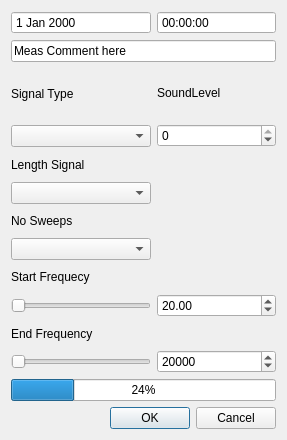
<?xml version="1.0" encoding="UTF-8"?>
<ui version="4.0">
 <class>measDialog</class>
 <widget class="QDialog" name="measDialog">
  <property name="geometry">
   <rect>
    <x>0</x>
    <y>0</y>
    <width>287</width>
    <height>440</height>
   </rect>
  </property>
  <property name="windowTitle">
   <string>Dialog</string>
  </property>
  <layout class="QGridLayout" name="gridLayout_3">
   <item row="0" column="0">
    <layout class="QGridLayout" name="gridtime">
     <item row="0" column="0">
      <widget class="QDateEdit" name="dateEdit">
       <property name="minimumSize">
        <size>
         <width>140</width>
         <height>0</height>
        </size>
       </property>
       <property name="readOnly">
        <bool>false</bool>
       </property>
       <property name="buttonSymbols">
        <enum>QAbstractSpinBox::NoButtons</enum>
       </property>
      </widget>
     </item>
     <item row="0" column="1">
      <widget class="QTimeEdit" name="timeEdit">
       <property name="minimumSize">
        <size>
         <width>65</width>
         <height>0</height>
        </size>
       </property>
       <property name="buttonSymbols">
        <enum>QAbstractSpinBox::NoButtons</enum>
       </property>
      </widget>
     </item>
    </layout>
   </item>
   <item row="1" column="0">
    <widget class="QLineEdit" name="lineEdit">
     <property name="text">
      <string>Meas Comment here</string>
     </property>
    </widget>
   </item>
   <item row="2" column="0">
    <layout class="QGridLayout" name="gridfunc">
     <item row="1" column="1">
      <widget class="QSpinBox" name="LevelSend">
       <property name="minimum">
        <number>-192</number>
       </property>
       <property name="maximum">
        <number>0</number>
       </property>
      </widget>
     </item>
     <item row="5" column="0" colspan="2">
      <layout class="QGridLayout" name="gridLayout_2">
       <item row="0" column="0">
        <widget class="QLabel" name="endFreqLab">
         <property name="text">
          <string>End Frequency</string>
         </property>
        </widget>
       </item>
       <item row="1" column="0">
        <widget class="QSlider" name="endFreqSlid">
         <property name="sizePolicy">
          <sizepolicy hsizetype="Preferred" vsizetype="Fixed">
           <horstretch>0</horstretch>
           <verstretch>0</verstretch>
          </sizepolicy>
         </property>
         <property name="minimumSize">
          <size>
           <width>140</width>
           <height>0</height>
          </size>
         </property>
         <property name="toolTip">
          <string>Select End Frequency</string>
         </property>
         <property name="maximum">
          <number>100000</number>
         </property>
         <property name="orientation">
          <enum>Qt::Horizontal</enum>
         </property>
        </widget>
       </item>
       <item row="1" column="1">
        <widget class="QDoubleSpinBox" name="endFreqSpin">
         <property name="minimumSize">
          <size>
           <width>65</width>
           <height>0</height>
          </size>
         </property>
         <property name="toolTip">
          <string>Set End Frequency</string>
         </property>
         <property name="decimals">
          <number>0</number>
         </property>
         <property name="maximum">
          <double>100000.000000000000000</double>
         </property>
         <property name="value">
          <double>20000.000000000000000</double>
         </property>
        </widget>
       </item>
      </layout>
     </item>
     <item row="4" column="0" colspan="2">
      <layout class="QGridLayout" name="gridLayout">
       <item row="0" column="0">
        <widget class="QLabel" name="startFreqLab">
         <property name="text">
          <string>Start Frequecy</string>
         </property>
        </widget>
       </item>
       <item row="1" column="0">
        <widget class="QSlider" name="startFreqSlid">
         <property name="sizePolicy">
          <sizepolicy hsizetype="Preferred" vsizetype="Fixed">
           <horstretch>0</horstretch>
           <verstretch>0</verstretch>
          </sizepolicy>
         </property>
         <property name="minimumSize">
          <size>
           <width>140</width>
           <height>0</height>
          </size>
         </property>
         <property name="toolTip">
          <string>Select Start Frequency</string>
         </property>
         <property name="maximum">
          <number>100000</number>
         </property>
         <property name="orientation">
          <enum>Qt::Horizontal</enum>
         </property>
        </widget>
       </item>
       <item row="1" column="1">
        <widget class="QDoubleSpinBox" name="startFreqSpin">
         <property name="minimumSize">
          <size>
           <width>65</width>
           <height>0</height>
          </size>
         </property>
         <property name="toolTip">
          <string>Set Start Frequency</string>
         </property>
         <property name="maximum">
          <double>100000.000000000000000</double>
         </property>
         <property name="value">
          <double>20.000000000000000</double>
         </property>
        </widget>
       </item>
      </layout>
     </item>
     <item row="3" column="0">
      <layout class="QVBoxLayout" name="verticalLayout_5">
       <item>
        <widget class="QLabel" name="sweepsLab">
         <property name="text">
          <string>No Sweeps</string>
         </property>
        </widget>
       </item>
       <item>
        <widget class="QComboBox" name="SweepsSelect">
         <property name="minimumSize">
          <size>
           <width>140</width>
           <height>0</height>
          </size>
         </property>
         <property name="toolTip">
          <string>Select number of itterations</string>
         </property>
         <property name="accessibleDescription">
          <string/>
         </property>
        </widget>
       </item>
      </layout>
     </item>
     <item row="0" column="1">
      <widget class="QLabel" name="Level_lab">
       <property name="text">
        <string>SoundLevel</string>
       </property>
      </widget>
     </item>
     <item row="0" column="0" rowspan="2">
      <layout class="QVBoxLayout" name="verticalLayout_3">
       <item>
        <widget class="QLabel" name="sigTypeLab">
         <property name="text">
          <string>Signal Type</string>
         </property>
        </widget>
       </item>
       <item>
        <widget class="QComboBox" name="sigTypeSel">
         <property name="minimumSize">
          <size>
           <width>140</width>
           <height>0</height>
          </size>
         </property>
         <property name="toolTip">
          <string>Select Signal Type</string>
         </property>
         <property name="statusTip">
          <string/>
         </property>
        </widget>
       </item>
      </layout>
     </item>
     <item row="2" column="0">
      <layout class="QVBoxLayout" name="verticalLayout_4">
       <item>
        <widget class="QLabel" name="lengthLab">
         <property name="text">
          <string>Length Signal</string>
         </property>
        </widget>
       </item>
       <item>
        <widget class="QComboBox" name="lengthSelect">
         <property name="minimumSize">
          <size>
           <width>140</width>
           <height>0</height>
          </size>
         </property>
         <property name="toolTip">
          <string>Select Length of Signal in k samples</string>
         </property>
        </widget>
       </item>
      </layout>
     </item>
    </layout>
   </item>
   <item row="3" column="0">
    <widget class="QProgressBar" name="progressBar">
     <property name="value">
      <number>24</number>
     </property>
    </widget>
   </item>
   <item row="4" column="0">
    <widget class="QDialogButtonBox" name="buttonBox">
     <property name="orientation">
      <enum>Qt::Horizontal</enum>
     </property>
     <property name="standardButtons">
      <set>QDialogButtonBox::Cancel|QDialogButtonBox::Ok</set>
     </property>
    </widget>
   </item>
  </layout>
 </widget>
 <resources/>
 <connections>
  <connection>
   <sender>buttonBox</sender>
   <signal>accepted()</signal>
   <receiver>measDialog</receiver>
   <slot>accept()</slot>
   <hints>
    <hint type="sourcelabel">
     <x>248</x>
     <y>254</y>
    </hint>
    <hint type="destinationlabel">
     <x>157</x>
     <y>274</y>
    </hint>
   </hints>
  </connection>
  <connection>
   <sender>buttonBox</sender>
   <signal>rejected()</signal>
   <receiver>measDialog</receiver>
   <slot>reject()</slot>
   <hints>
    <hint type="sourcelabel">
     <x>316</x>
     <y>260</y>
    </hint>
    <hint type="destinationlabel">
     <x>286</x>
     <y>274</y>
    </hint>
   </hints>
  </connection>
 </connections>
</ui>
